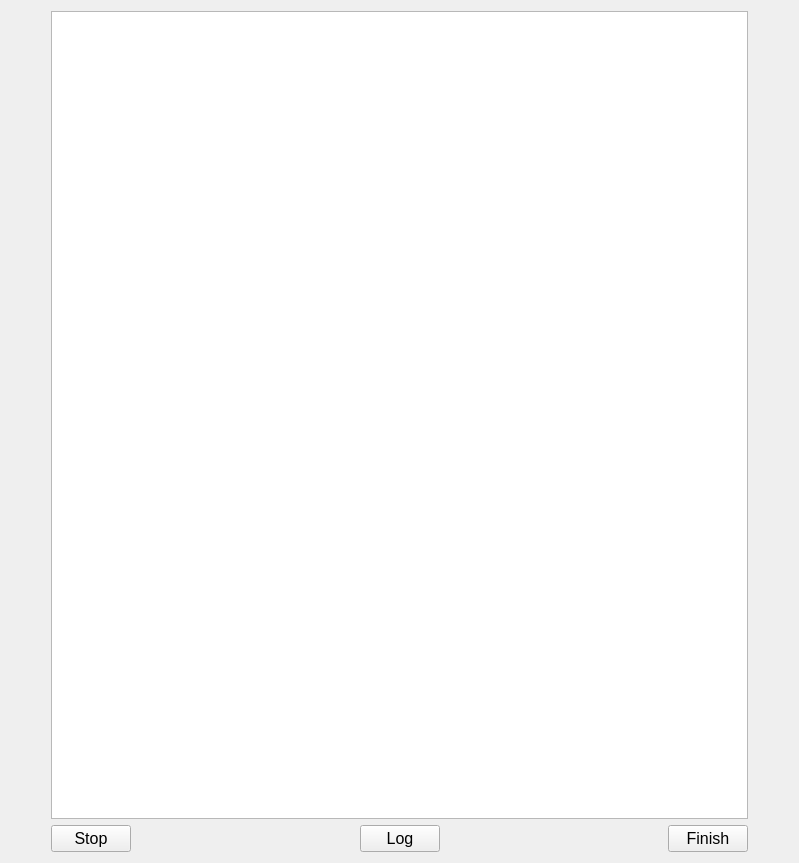
<?xml version="1.0" encoding="UTF-8"?>
<ui version="4.0">
 <class>ExperimentStatus</class>
 <widget class="QWidget" name="ExperimentStatus">
  <property name="geometry">
   <rect>
    <x>0</x>
    <y>0</y>
    <width>799</width>
    <height>863</height>
   </rect>
  </property>
  <property name="windowTitle">
   <string>ExperimentStatus</string>
  </property>
  <layout class="QHBoxLayout" name="horizontalLayout">
   <item>
    <spacer name="horizontalSpacer_3">
     <property name="orientation">
      <enum>Qt::Horizontal</enum>
     </property>
     <property name="sizeType">
      <enum>QSizePolicy::Preferred</enum>
     </property>
     <property name="sizeHint" stdset="0">
      <size>
       <width>40</width>
       <height>20</height>
      </size>
     </property>
    </spacer>
   </item>
   <item>
    <layout class="QGridLayout" name="gridLayout">
     <item row="1" column="0">
      <widget class="QPushButton" name="stopPushButton">
       <property name="font">
        <font>
         <pointsize>12</pointsize>
        </font>
       </property>
       <property name="text">
        <string>Stop</string>
       </property>
      </widget>
     </item>
     <item row="1" column="1">
      <spacer name="horizontalSpacer">
       <property name="orientation">
        <enum>Qt::Horizontal</enum>
       </property>
       <property name="sizeHint" stdset="0">
        <size>
         <width>40</width>
         <height>20</height>
        </size>
       </property>
      </spacer>
     </item>
     <item row="0" column="0" colspan="5">
      <widget class="QListWidget" name="statusListWidget">
       <property name="font">
        <font>
         <pointsize>12</pointsize>
        </font>
       </property>
      </widget>
     </item>
     <item row="1" column="4">
      <widget class="QPushButton" name="finishPushButton">
       <property name="font">
        <font>
         <pointsize>12</pointsize>
        </font>
       </property>
       <property name="text">
        <string>Finish</string>
       </property>
      </widget>
     </item>
     <item row="1" column="2">
      <widget class="QPushButton" name="logPushButton">
       <property name="font">
        <font>
         <pointsize>12</pointsize>
        </font>
       </property>
       <property name="text">
        <string>Log</string>
       </property>
      </widget>
     </item>
     <item row="1" column="3">
      <spacer name="horizontalSpacer_2">
       <property name="orientation">
        <enum>Qt::Horizontal</enum>
       </property>
       <property name="sizeHint" stdset="0">
        <size>
         <width>40</width>
         <height>20</height>
        </size>
       </property>
      </spacer>
     </item>
    </layout>
   </item>
   <item>
    <spacer name="horizontalSpacer_4">
     <property name="orientation">
      <enum>Qt::Horizontal</enum>
     </property>
     <property name="sizeType">
      <enum>QSizePolicy::Preferred</enum>
     </property>
     <property name="sizeHint" stdset="0">
      <size>
       <width>40</width>
       <height>20</height>
      </size>
     </property>
    </spacer>
   </item>
  </layout>
 </widget>
 <layoutdefault spacing="6" margin="11"/>
 <resources/>
 <connections/>
</ui>
